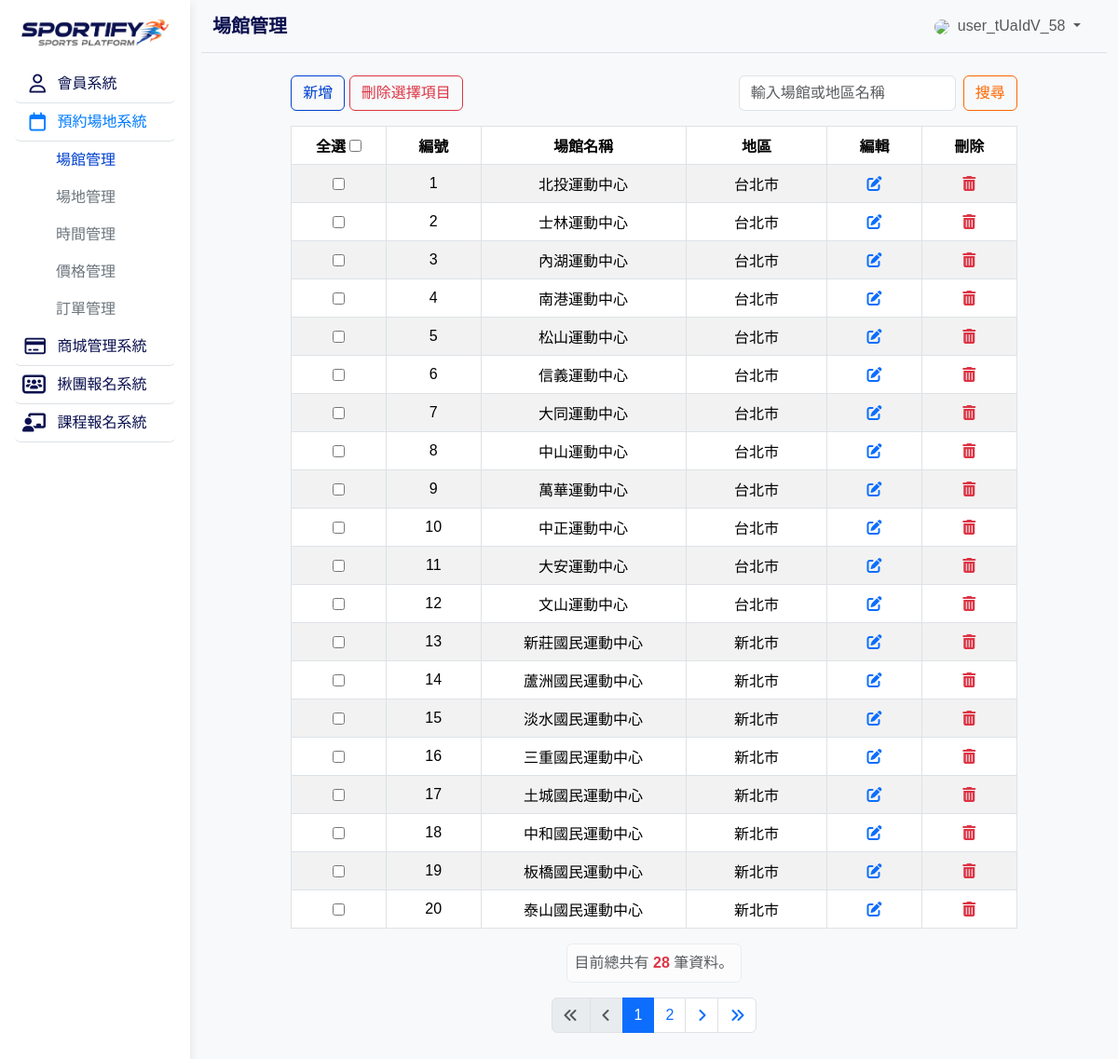
Screenshot of /venues_list.php (signed in) with the database file from the repository.
### tables this page shows
CREATE TABLE venues (
    id INT PRIMARY KEY AUTO_INCREMENT,
    name VARCHAR(100) NOT NULL,
    location_id INT NOT NULL,
    FOREIGN KEY (location_id) REFERENCES locations(id)
);

CREATE TABLE locations (
    id INT PRIMARY KEY AUTO_INCREMENT,
    name VARCHAR(100) NOT NULL
);

### venues_list.php (the view, shortened to what this page needs)
<?php include __DIR__ . '/parts/init.php';
$perPage = 20;
$page = isset($_GET['page']) ? intval($_GET['page']) : 1;
$search = isset($_GET['search']) ? trim($_GET['search']) : '';
$searchSql = '';
$params = [];
$sql = "SELECT v.*, l.name AS location_name
        FROM venues v
        JOIN locations l ON v.location_id = l.id
        $searchSql
        ORDER BY v.id
        LIMIT " . (($page - 1) * $perPage) . ", " . $perPage;
$stmt = $pdo->prepare($sql);
$stmt->execute($params);
$rows = $stmt->fetchAll();
?>
<?php include __DIR__ . '/parts/html-head.php' ?>
<?php include __DIR__ . '/parts/html-aside.php' ?>
<?php include __DIR__ . '/parts/html-navbar.php' ?>
<div class="container-fluid px-3">
  <div class="row justify-content-center">
    <div class="col-12 col-sm-11 col-md-10">
      <div class="d-flex flex-wrap justify-content-md-between align-items-center gap-2 mb-3">
        <div>
          <a href="venues_add.php" class="btn btn-outline-primary" style="white-space: nowrap;">新增</a>
          <button id="deleteSelected" class="btn btn-outline-danger">刪除選擇項目</button>
        </div>
        <form class="d-flex align-items-center mb-0" role="search" method="GET" action="venues_list.php">
          <input class="form-control me-2" type="search" name="search" placeholder="輸入場館或地區名稱" value="<?= htmlentities($search) ?>" aria-label="Search" />
          <button class="btn btn-outline-success" style="white-space: nowrap;" type="submit">搜尋</button>
        </form>
      </div>
      <div class="mb-3">
        <div class="table-responsive">
          <table class="mb-0 table table-bordered table-striped text-center text-break align-middle">
            <thead>
              <tr>
                <th class="sm-th">全選 <input type="checkbox" id="selectAll"></th>
                <th class="sm-th">編號</th>
                <th>場館名稱</th>
                <th>地區</th>
                <th class="sm-th">編輯</th>
                <th class="sm-th">刪除</th>
              </tr>
            </thead>
            <tbody>
              <?php foreach ($rows as $r): ?>
                <tr>
                  <td class="sm-td"><input type="checkbox" class="select-item" value="<?= $r['id'] ?>"></td>
                  <td class="sm-td"><?= $r['id'] ?></td>
                  <td class="name search-field"><?= htmlentities($r['name']) ?></td>
                  <td class="search-field"><?= htmlentities($r['location_name']) ?></td>
                  <td class="sm-td">
                    <a href="venues_edit.php?id=<?= $r['id'] ?>">
                      <i class="fa-solid fa-pen-to-square"></i>
                    </a>
                  </td>
                  <td class="sm-td">
                    <a href="#" class="delete-btn text-danger">
                      <i class="fa-solid fa-trash-can"></i>
                    </a>
                  </td>
                </tr>
              <?php endforeach; ?>
            </tbody>
          </table>
        </div>
      </div>
      <?php include __DIR__ . '/parts/html-pagination.php' ?>
    </div>
  </div>
</div>
<?php include __DIR__ . '/parts/html-scripts.php' ?>
<?php include __DIR__ . '/parts/html-tail.php' ?>

### css/color_style.css (style rules this page uses)
.btn-outline-primary { border-color: var(--ocean-blue) !important; color: var(--ocean-blue) !important; }
.btn-outline-success { border-color: var(--burnt-orange) !important; color: var(--burnt-orange) !important; }

### parts/html-head.php (style rules this page uses)
html, body { height: 100%; font-family: "Noto Sans TC", sans-serif; }
.table td, .table th { min-width: 100px; }
.sm-th, .sm-td { min-width: 67px !important; }

### rows the page displays
venues: id "1", name "北投運動中心", location.name "台北市"
venues: id "2", name "士林運動中心", location.name "台北市"
venues: id "3", name "內湖運動中心", location.name "台北市"
venues: id "4", name "南港運動中心", location.name "台北市"
venues: id "5", name "松山運動中心", location.name "台北市"
venues: id "6", name "信義運動中心", location.name "台北市"
venues: id "7", name "大同運動中心", location.name "台北市"
venues: id "8", name "中山運動中心", location.name "台北市"
venues: id "9", name "萬華運動中心", location.name "台北市"
venues: id "10", name "中正運動中心", location.name "台北市"
venues: id "11", name "大安運動中心", location.name "台北市"
venues: id "12", name "文山運動中心", location.name "台北市"
venues: id "13", name "新莊國民運動中心", location.name "新北市"
venues: id "14", name "蘆洲國民運動中心", location.name "新北市"
venues: id "15", name "淡水國民運動中心", location.name "新北市"
venues: id "16", name "三重國民運動中心", location.name "新北市"
venues: id "17", name "土城國民運動中心", location.name "新北市"
venues: id "18", name "中和國民運動中心", location.name "新北市"
venues: id "19", name "板橋國民運動中心", location.name "新北市"
venues: id "20", name "泰山國民運動中心", location.name "新北市"

### other values shown
$title "場館管理"
$_SESSION['member']['username'] "user_tUaIdV_58"
$totalRows "28"
